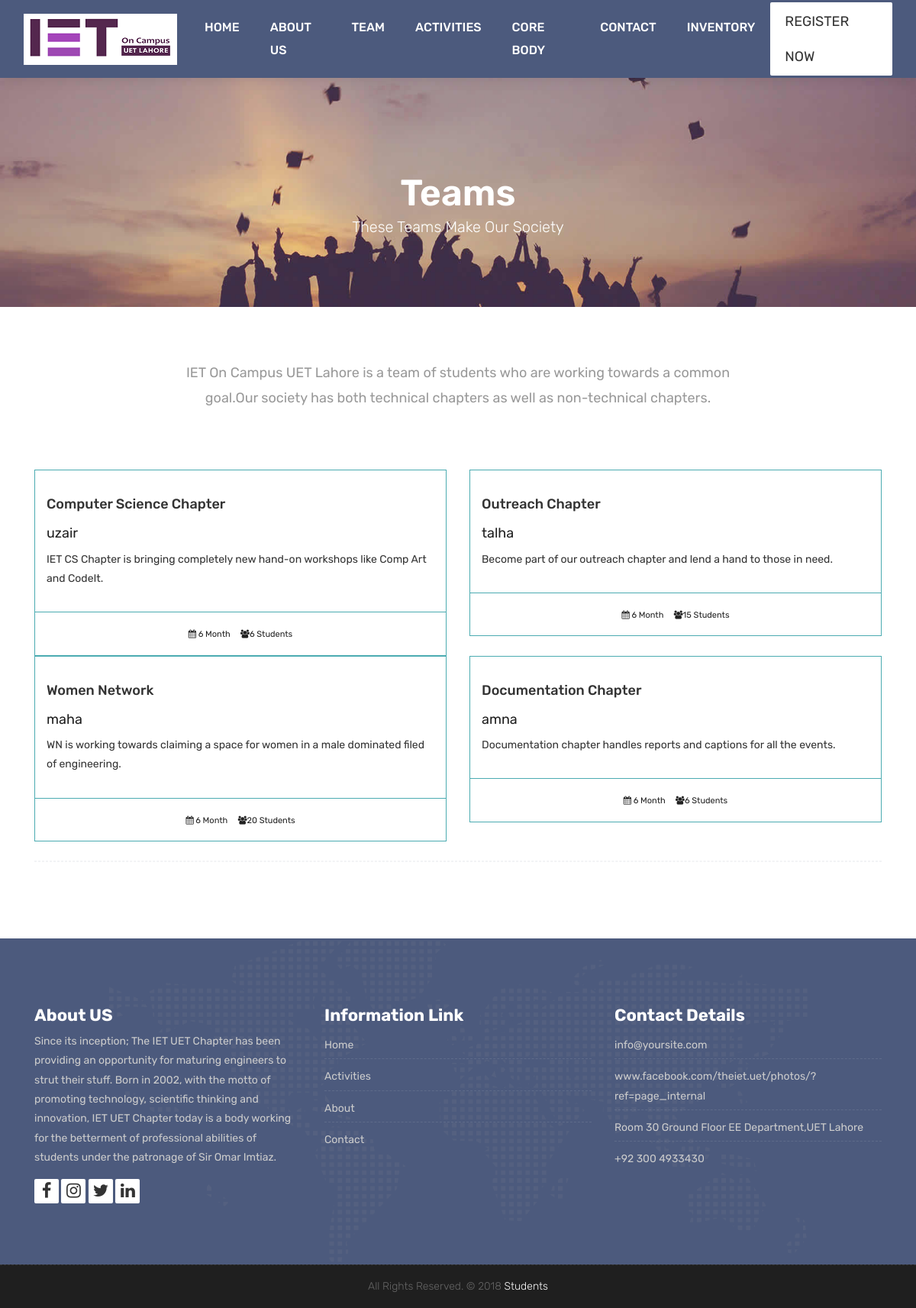
Screenshot of /teams/ with the database file from the repository.
### cep/models.py (models this page shows, shortened)
class Team(models.Model):
    name=models.CharField(max_length=100,null=False)
    description=models.CharField(max_length=100,null=True)
    domain=models.IntegerField()
    no_of_members=models.IntegerField()
    member_id=models.ForeignKey(GeneralMember,on_delete=models.CASCADE)
    lead_by=models.ForeignKey(ExecutiveMembers,on_delete=models.CASCADE)
    event_id=models.ForeignKey(Activities,on_delete=models.CASCADE)

class ExecutiveMembers(models.Model):
    user=models.ForeignKey(Members,on_delete=models.CASCADE)
    image_field=models.ImageField(upload_to='executive_members/',null=True)
    def __str__(self):
        return self.user.name.user.username

class Members(models.Model):
    id=models.AutoField(primary_key=True)
    name=models.ForeignKey(MyUser,on_delete=models.CASCADE)
    type=models.CharField(max_length=100,null=False)

class MyUser(models.Model):
    id=models.AutoField(primary_key=True)
    user = models.ForeignKey(User, on_delete=models.CASCADE)
    department = models.CharField(max_length=100,null=True)
    phonenumber=models.CharField(max_length=20,null=True)

### cep/views.py (the view)
# urls.py: path('teams/',views.teams,name='teams'),
def teams(request):
    teams=Team.objects.all()
    context={'teams':teams}
    return render(request, 'cep/teams.html',context)

### cep/templates/cep/teams.html (shortened to what this page needs)
{% load static %}
<!DOCTYPE html>
<html lang="en">
    <link rel="stylesheet" href="{% static 'css/bootstrap.min.css' %}">
    <link rel="stylesheet" href="{% static 'style.css' %}">
    <link rel="stylesheet" href="{% static 'css/versions.css' %}">
    <link rel="stylesheet" href="{% static 'css/responsive.css' %}">
    <link rel="stylesheet" href="{% static 'css/custom.css' %}">
</head>
<body class="host_version">
       <header class="top-navbar">
        <nav class="navbar navbar-expand-lg navbar-light bg-light">
            <div class="container-fluid">
                <a class="navbar-brand" href="{% url 'index' %}">
                    <img src="{% static 'images/IET_logo.png' %}" alt="" />
                </a>
                <div class="collapse navbar-collapse" id="navbars-host">
                    <ul class="navbar-nav ml-auto">
                        <li class="nav-item"><a class="nav-link" href="{% url 'index' %}">Home</a></li>
                        <li class="nav-item"><a class="nav-link" href="{% url 'aboutus' %}">About Us</a></li>
                        <li class="nav-item"><a class="nav-link" href="{% url 'teams' %}">Team </a></li>
                        <li class="nav-item"><a class="nav-link" href="{% url 'activities' %}">Activities </a></li>
                        <li class="nav-item"><a class="nav-link" href="{% url 'core_body' %}">Core Body</a></li>
                        <li class="nav-item"><a class="nav-link" href="{% url 'contact' %}">Contact</a></li>
                        <li class="nav-item"><a class="nav-link" href="{% url 'inventory' %}">Inventory</a></li>
                    </ul>
                    {% if user.is_authenticated %}
                    <ul class="nav navbar-nav navbar-right">
                        <li><a class="hover-btn-new log" href="{% url 'logout' %}"><span>{{user.username}}</span></a></li>
                    </ul>
                    {% else %}
                    <ul class="nav navbar-nav navbar-right">
                        <li><a class="hover-btn-new log" href="{% url 'register' %}"><span>Register Now</span></a></li>
                    </ul>
                    {% endif %}
                </div>
            </div>
        </nav>
    </header>
	<div class="all-title-box">
		<div class="container text-center">
			<h1>Teams<span class="m_1">These teams make our society</span></h1>
		</div>
	</div>
    <div id="overviews" class="section wb">
        <div class="container">
            <div class="section-title row text-center">
                <div class="col-md-8 offset-md-2">
                    <p class="lead">
                        IET On Campus UET Lahore is a team of students who are working towards a common goal.Our society has both technical chapters as well as non-technical
                    chapters.
                                   </p>
                </div>
            </div>
            <hr class="invis">
            <div class="row">
				{% for team in teams %}
                <div class="col-lg-6 col-md-6 col-12">
                    <div class="course-item">
						<div class="course-br">
							<div class="course-title">
								<h2><a href="#" title="">{{team.name}}</a></h2>
							</div>
							<div class="course-title">
								<h3>{{team.lead_by}}</h3>
							</div>
							<div class="course-desc">
								<p>{{team.description}}</p>
							</div>
						</div>
						<div class="course-meta-bot">
							<ul>
								<li><i class="fa fa-calendar" aria-hidden="true"></i> 6 Month</li>
								<li><i class="fa fa-users" aria-hidden="true"></i>{{team.no_of_members}} Students</li>
							</ul>
						</div>
					</div>
                </div>
				{% endfor %}
            </div>
			<hr class="hr3">
        </div>
    </div>
    <footer class="footer">
        <div class="container">
            <div class="row">
                <div class="col-lg-4 col-md-4 col-xs-12">
                    <div class="widget clearfix">
                        <div class="widget-title">
                            <h3>About US</h3>
                        </div>
                        <p> Since its inception; The IET UET Chapter has been providing an opportunity for maturing engineers to strut their stuff. Born in 2002, with the motto of promoting technology, scientific thinking and innovation, IET UET Chapter today is a body working for the betterment of professional abilities of students under the patronage of Sir Omar Imtiaz. </p>
                        <div class="footer-right">
							<ul class="footer-links-soi">
								<li><a href="https://www.facebook.com/theiet.uet/"><i class="fa fa-facebook"></i></a></li>
								<li><a href="https://instagram.com/iet_on_campus_uet_lahore?igshid=YmMyMTA2M2Y="><i class="fa fa-instagram"></i></a></li>
								<li><a href="https://mobile.twitter.com/IETOnCampusUET"><i class="fa fa-twitter"></i></a></li>
								<li><a href="https://www.linkedin.com/company/iet-on-campus-uet-lahore/"><i class="fa fa-linkedin"></i></a></li>
							</ul>
						</div>
                    </div>
                </div>
				<div class="col-lg-4 col-md-4 col-xs-12">
                    <div class="widget clearfix">
                        <div class="widget-title">
                            <h3>Information Link</h3>
                        </div>
                        <ul class="footer-links">
                            <li><a href="{% url 'index' %}">Home</a></li>
                            <li><a href="{% url 'activities' %}">Activities</a></li>
							<li><a href="{% url 'aboutus' %}">About</a></li>
							<li><a href="{% url 'contact' %}">Contact</a></li>
                        </ul>
                    </div>
                </div>
                <div class="col-lg-4 col-md-4 col-xs-12">
                    <div class="widget clearfix">
                        <div class="widget-title">
                            <h3>Contact Details</h3>
                        </div>
                        <ul class="footer-links">
                            <li><a href="iet_OnCampus:#">info@yoursite.com</a></li>
                            <li><a href="#">www.facebook.com/theiet.uet/photos/?ref=page_internal</a></li>
                            <li>Room 30 Ground Floor EE Department,UET Lahore</li>
                            <li>+92 300 4933430</li>
                        </ul>
                    </div>
                </div>
            </div>
        </div>
    </footer>
    <div class="copyrights">
        <div class="container">
            <div class="footer-distributed">
                <div class="footer-center">
                    <p class="footer-company-name">All Rights Reserved. &copy; 2018 <a href="#">Students</a></p>
                </div>
            </div>
        </div>
    </div>
</body>
</html>

### rows the page displays
Team: name "Computer Science Chapter", lead_by "uzair", description "IET CS Chapter is bringing completely new hand-on workshops like Comp Art and CodeIt.", no_of_members "6"
Team: name "Outreach Chapter", lead_by "talha", description "Become part of our outreach chapter and lend a hand to those in need.", no_of_members "15"
Team: name "Women Network", lead_by "maha", description "WN is working towards claiming a space for women in a male dominated filed of engineering.", no_of_members "20"
Team: name "Documentation Chapter", lead_by "amna", description "Documentation chapter handles reports and captions for all the events.", no_of_members "6"
